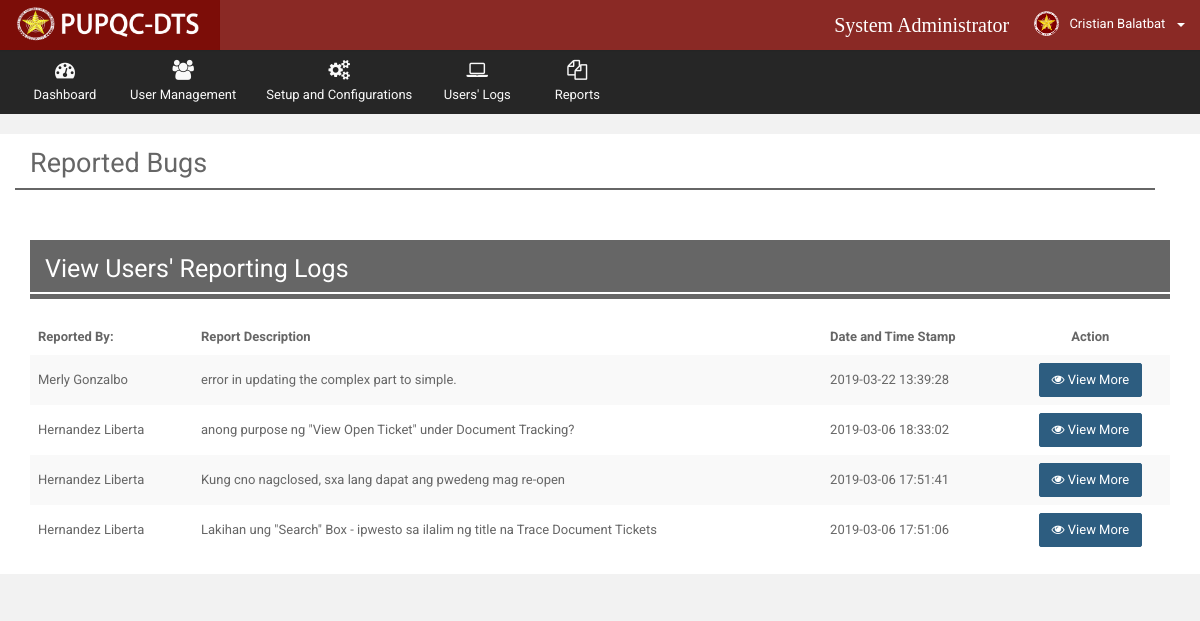
Before: /Web/Admin/views/rep_bugreports.php (signed in) with the older database file.
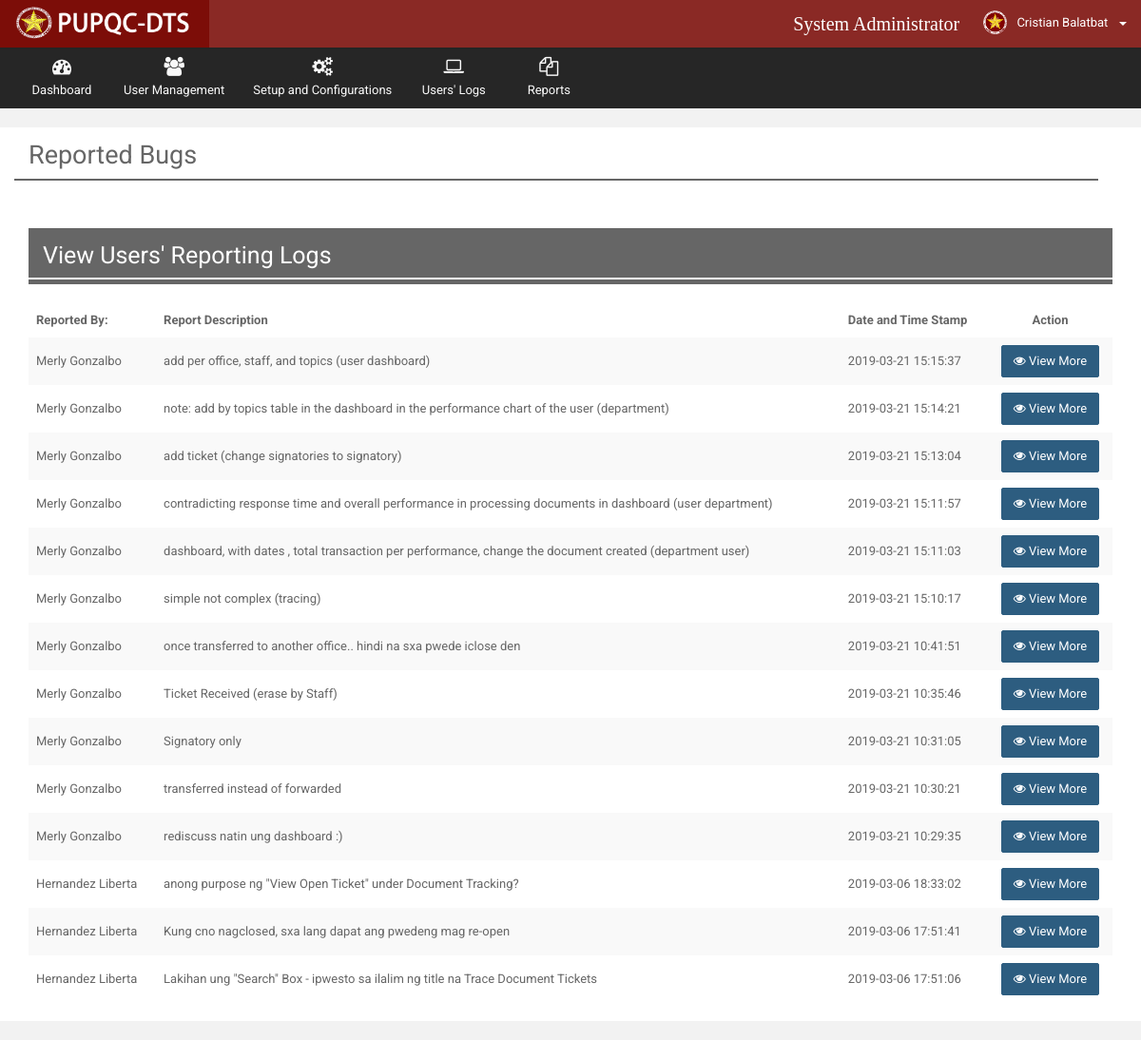
After: the same page with the newer database file.
### tables this page shows
CREATE TABLE `t_accounts` (
  `acc_ID` int(10) NOT NULL,
  `acc_empID` int(10) NOT NULL,
  `acc_username` varchar(100) NOT NULL,
  `acc_password` varchar(100) NOT NULL,
  `acc_email` varchar(255) DEFAULT NULL,
  `acc_user_role` int(10) NOT NULL,
  `acc_active_flag` varchar(20) NOT NULL DEFAULT 'Active',
  `acc_timestamp` datetime NOT NULL DEFAULT CURRENT_TIMESTAMP,
  `acc_mod_date` datetime NOT NULL DEFAULT CURRENT_TIMESTAMP
);

CREATE TABLE `t_employees` (
  `emp_ID` int(10) NOT NULL,
  `emp_lastname` varchar(100) NOT NULL,
  `emp_middlename` varchar(100) DEFAULT NULL,
  `emp_firstname` varchar(100) NOT NULL,
  `emp_office` int(10) NOT NULL,
  `emp_position` varchar(50) NOT NULL,
  `emp_picture` varchar(255) DEFAULT 'default.png',
  `emp_active_flag` bit(1) NOT NULL DEFAULT b'1',
  `emp_mod_date` datetime NOT NULL DEFAULT CURRENT_TIMESTAMP
);

CREATE TABLE `t_report_bug` (
  `rb_ID` int(10) NOT NULL,
  `rb_reporter` int(10) NOT NULL,
  `rb_desc` varchar(255) NOT NULL,
  `rb_timestamp` datetime NOT NULL DEFAULT CURRENT_TIMESTAMP
);

### Web/Admin/views/rep_bugreports.php (the view, shortened to what this page needs)
<?php
    include("../utilities/Header.php");
    include("../utilities/Notification.php");
    include("../utilities/navibar.php");
    include("../utilities/Tables.php");
?>
      <div class="wrapper row-offcanvas row-offcanvas-left">
       <div class="content">
          <section class="main-content">
             <div class="col-md-12">
                    <h2 style="margin-top: 15px">Reported Bugs</h2>
                    <div class="row" style="padding:1px; background-color: #666666; margin-bottom: 50px; width: 100%"></div>
             </div>
            <div class="row" style="background-color: white">
              <div class="col-md-12">
                <div class="box-info">
                  <div class="col-md-12">
                    <div class="box-info">
                      <div class="panel-heading" style="background-color: #666666; ">
                        <h4 style="color: white; font-size: 25px">View Users' Reporting Logs</h4>
                        <div class="row" style="padding:1px; background-color:white;"></div>
                      </div>
                      <br>
                      <div class="adv-table">
                       <table id="datatables" class="table table-striped table-no-border">
                          <thead>
                          <tr>
                              <th>Reported By:</th>
                              <th>Report Description</th>
                              <th>Date and Time Stamp</th>
                              <th style="text-align: center">Action</th>
                          </tr>
                          </thead>
                          <tbody>
                          <?php
                              $view_query = mysqli_query($connection,"SELECT * FROM `t_report_bug` AS RB
                                                                      INNER JOIN `t_accounts` AS ACC
                                                                      ON RB.rb_reporter = ACC.acc_ID
                                                                      INNER JOIN `t_employees` AS EMP
                                                                      ON ACC.acc_empID = EMP.emp_ID
                                                                      ORDER BY RB.rb_ID DESC");
                              while($row = mysqli_fetch_assoc($view_query))
                              {
                                  $emp_lname = $row["emp_lastname"];
                                  $emp_fname = $row["emp_firstname"];
                                  $compname = $emp_fname.' '.$emp_lname;
                                  $rb_desc = $row["rb_desc"];
                                  $rb_timestamp = $row["rb_timestamp"];
                          ?>
                              <tr class="gradeX">
                                  <td width=""><?php echo $compname ?></td>
                                  <td width=""><?php echo $rb_desc; ?></td>
                                  <td width=""><?php echo $rb_timestamp; ?></td>
                                  <td width="">
                                    <center>
                                      <a href="#" data-toggle="modal" class="btn btn-primary"><i class="fa fa-eye"></i> View More</a>
                                    </center>
                                  </td>
                              </tr>
                          <?php } ?>
                          </tbody>
                        </table>
                      </div>
                    </div>
                  </div>
                </div>
              </div>
            </div>
          </section>
       </div>
      </div>
   </body>
</html>

### Web/Admin/utilities/Header.php (shortened to what this page needs)
<!DOCTYPE html>
<html lang="en">
	<head>
		<link type="text/css" rel="stylesheet" href="../../../resources-web/global/plugins/font-awesome/css/font-awesome.min.css">
		<link type="text/css" rel="stylesheet" href="../../../resources-web/global/plugins/ionicons/css/ionicons.min.css">
		<link type="text/css" rel="stylesheet" href="../../../resources-web/global/plugins/simple-line-icons/simple-line-icons.css">
		<link type="text/css" rel="stylesheet" href="../../../resources-web/global/plugins/animate.css/animate.css">
		<link type="text/css" rel="stylesheet" href="../../../resources-web/global/plugins/iCheck/skins/all.css">
		<link type="text/css" rel="stylesheet" href="../../../resources-web/global/css/style.css">
		<link type="text/css" rel="stylesheet" href="../../../resources-web/assets/css/page-demo.css">
		<link type="text/css" rel="stylesheet" href="../../../resources-web/assets/css/style-admin.css">
		<link type="text/css" rel="stylesheet" href="../../../resources-web/assets/css/style-plugins.css">
		<link type="text/css" rel="stylesheet" href="../../../resources-web/assets/css/style-responsive.css">
		<link type="text/css" rel="stylesheet" href="../../../resources-web/assets/css/themes/default.css" id="theme-color">
	</head>

### Web/Admin/utilities/Notification.php (shortened to what this page needs)
<body class="page-header-fixed page-sidebar-fixed page-layout-full-width" style="background-color: #f2f2f2">
  <div >
    <div class="page-wrapper" >
      <header class="header">
        <div class="logo">
          <a data-toggle="modal" href="#about_us" class="logo-text">
            <img src="../../../resources-web/images/dtslogo.png" style="width:100%; margin: 1%;" alt="">
          </a>
        </div>
        <nav role="navigation" class="navbar navbar-static-top">
          <div class="navbar-right">
            <ul class="nav navbar-nav">
              <li>
                <p style="font-size: 20px; color: white; margin-top: 10px; font-family: agency fb">
                  System Administrator&nbsp;&nbsp;
                </p>
              </li>
              <li class="dropdown dropdown-user menu-user">
                <a href="#" data-toggle="dropdown" class="dropdown-toggle">
                   <?php
                        $userID = $_SESSION['UserID'];
                        $view_query = mysqli_query($connection,"SELECT * FROM `t_accounts` AS ACC
                                                                INNER JOIN `r_user_role` AS USR
                                                                INNER JOIN `t_employees` AS EMP
                                                                INNER JOIN `r_office` AS OFF
                                                                ON  ACC.acc_user_role = USR.usr_ID
                                                                and EMP.emp_office = OFF.office_ID
                                                                and ACC.acc_empID = EMP.emp_ID
                                                                WHERE ACC.acc_ID = '$userID'
                                                                ");
                        while($row = mysqli_fetch_assoc($view_query))
                        {
                            $emp_lname = $row["emp_lastname"];
                            $emp_fname = $row["emp_firstname"];
                            $compname = $emp_fname.' '.$emp_lname;
                        }
                   ?>
                  <img src="../../../resources-web/images/PUPlogo.png" alt="User Image" class="img-circle"/>
                  <span class="hidden-xs">
                     <?php echo $compname; ?>
                  </span>&nbsp;
                  <b class="caret"></b>
                </a>
                  </li>
                </ul>
          </div>
        </nav>
      </header>

### Web/Admin/utilities/navibar.php (shortened to what this page needs)
<div class="page-horizontal-sidebar">
  <div id="horizontal-sidebar" class="collapse navbar-collapse">
    <ul class="nav navbar-nav">
      <li>
        <a href="index.php">
          <i class="fa fa-dashboard"></i>
          <span class="menu-title">Dashboard</span>
        </a>
      </li>
      <li class="dropdown">
        <a href="#" data-hover="dropdown" class="dropdown-toggle">
          <i class="fa fa-users"></i>
          <span class="menu-title">User Management</span>
        </a>
      </li>
      <li class="dropdown">
        <a href="#" data-hover="dropdown" class="dropdown-toggle">
          <i class="fa fa-gears"></i>
          <span class="menu-title">Setup and Configurations</span>
        </a>
      </li>
      <li class="dropdown">
        <a href="users_log.php" data-hover="dropdown" class="dropdown-toggle">
          <i class="fa fa-laptop"></i>
          <span class="menu-title">Users' Logs</span>
        </a>
      </li>
      <li class="dropdown">
        <a href="" data-hover="dropdown" class="dropdown-toggle">
          <i class="fa fa-copy"></i>
          <span class="menu-title">Reports</span>
        </a>
      </li>
    </ul>
  </div>
</div>

### Web/Admin/utilities/Tables.php (shortened to what this page needs)
<link type="text/css" rel="stylesheet" href="../../../resources-web/assets/plugins/datatables/plugins/bootstrap/dataTables.bootstrap.css">

### resources-web/assets/css/themes/default.css (style rules this page uses)
.page-wrapper { float: left; width: 100%; position: relative; }
.wrapper { width: 100%; min-height: 100%; float: left; }
.wrapper:before, .wrapper:after { content: " "; display: table; }
.wrapper:after { clear: both; }
.header { position: absolute; top: 0; left: 0; right: 0; z-index: 999; }
.content, .page-sidebar { min-height: 100%; display: block; }
.content { background-color: #262123; margin-left: 220px; }
.main-content { float: left; width: 100%; padding: 20px 15px; background-color: #f2f2f2; }
body .header { position: relative; max-height: 100px; }
body .header .navbar { height: 50px; margin-bottom: 0; margin-left: 220px; background-color: #7c0d08e0; -webkit-box-shadow: 0 1px 1px rgba(0, 0, 0, 0.05); box-shadow: 0 1px 1px rgba(0, 0, 0, 0.05); }
body .header .navbar .navbar-right ul.navbar-nav > li { height: 50px; }
body .header .navbar .navbar-right ul.navbar-nav > li.dropdown-user img { margin-top: -3px; margin-right: 7px; height: 25px; }
body .header .navbar .nav a { padding-top: 14px; padding-bottom: 14px; }
body .header .logo { font-family: 'Squada One'; float: left; font-size: 30px; text-align: left; padding: 0 15px; width: 220px; height: 50px; display: block; background-color: #393235; -webkit-box-shadow: 0 1px 1px rgba(0, 0, 0, 0.05); box-shadow: 0 1px 1px rgba(0, 0, 0, 0.05); }
body .header .logo a.logo-text { color: #ffba00; -webkit-text-shadow: 3px 3px 3px rgba(0, 0, 0, 0.1); text-shadow: 3px 3px 3px rgba(0, 0, 0, 0.1); -webkit-transition: all 0.2s ease-out; -o-transition: all 0.2s ease-out; transition: all 0.2s ease-out; }
.page-header-fixed .header { position: fixed; }
.page-header-fixed .page-wrapper { margin-top: 50px; }
.page-horizontal-sidebar #horizontal-sidebar { background-color: #262626; }
.page-horizontal-sidebar #horizontal-sidebar > ul > li > a { position: relative; padding-top: 10px; padding-bottom: 10px; text-align: center; min-width: 100px; color: #f9f9f9; }
.page-horizontal-sidebar #horizontal-sidebar > ul > li > a i { display: block; margin-right: 0; margin-bottom: 5px; font-size: 20px; }
.page-layout-full-width .page-wrapper .header .logo { background-color: #7c0d08; }
.page-layout-full-width .page-wrapper .header .logo a.logo-text { color: #68b828; }
.page-layout-full-width .page-wrapper .wrapper .content { margin: 0; }

Changed rows visible on the page:
added t_report_bug: t_employees.emp_firstname+emp_lastname "Merly Gonzalbo", rb_desc "add per office, staff, and topics (user dashboard)", rb_timestamp "2019-03-21 15:15:37"
added t_report_bug: t_employees.emp_firstname+emp_lastname "Merly Gonzalbo", rb_desc "note: add by topics table in the dashboard in the performance chart of the user (department)", rb_timestamp "2019-03-21 15:14:21"
added t_report_bug: t_employees.emp_firstname+emp_lastname "Merly Gonzalbo", rb_desc "add ticket (change signatories to signatory)", rb_timestamp "2019-03-21 15:13:04"
added t_report_bug: t_employees.emp_firstname+emp_lastname "Merly Gonzalbo", rb_desc "contradicting response time and overall performance in processing documents in dashboard (user department)", rb_timestamp "2019-03-21 15:11:57"
added t_report_bug: t_employees.emp_firstname+emp_lastname "Merly Gonzalbo", rb_desc "dashboard, with dates , total transaction per performance, change the document created (department user)", rb_timestamp "2019-03-21 15:11:03"
added t_report_bug: t_employees.emp_firstname+emp_lastname "Merly Gonzalbo", rb_desc "simple not complex (tracing)", rb_timestamp "2019-03-21 15:10:17"
added t_report_bug: t_employees.emp_firstname+emp_lastname "Merly Gonzalbo", rb_desc "once transferred to another office.. hindi na sxa pwede iclose den", rb_timestamp "2019-03-21 10:41:51"
added t_report_bug: t_employees.emp_firstname+emp_lastname "Merly Gonzalbo", rb_desc "Ticket Received (erase by Staff)", rb_timestamp "2019-03-21 10:35:46"
added t_report_bug: t_employees.emp_firstname+emp_lastname "Merly Gonzalbo", rb_desc "Signatory only", rb_timestamp "2019-03-21 10:31:05"
added t_report_bug: t_employees.emp_firstname+emp_lastname "Merly Gonzalbo", rb_desc "transferred instead of forwarded", rb_timestamp "2019-03-21 10:30:21"
changed t_report_bug: rb_desc "error in updating the complex part to simple." → "rediscuss natin ung dashboard :)"; rb_timestamp "2019-03-22 13:39:28" → "2019-03-21 10:29:35"
